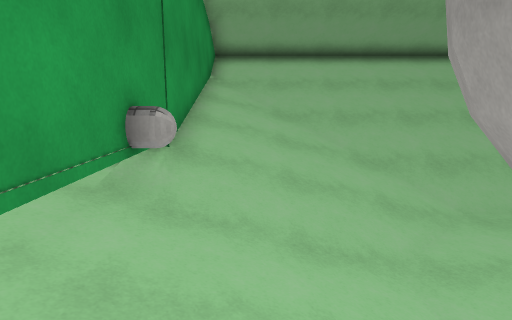
[1] (above)

12 first-person views from a walk through a scene from a Unity 3-D project. The camera is 1.5 m above the floor, tilts 10° down and sees 75° across. The floor is counted in squares, 1 m on a side. Each view is taken from the middle of a square. On the plan, view 1 faces up. The plan holds only what a view shows up to about 15 squares ahead; the rest is blank. The place goes on beyond the plan. The player character is not drawn. Some surface patterns are stand-ins.

[2]
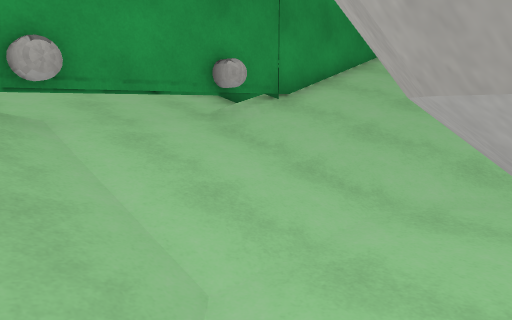

[3]
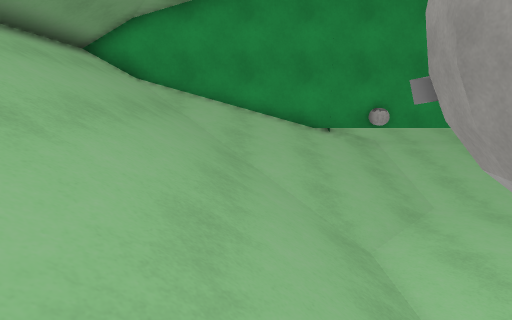

[4]
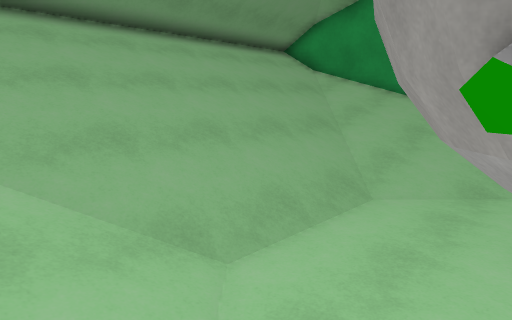

[5]
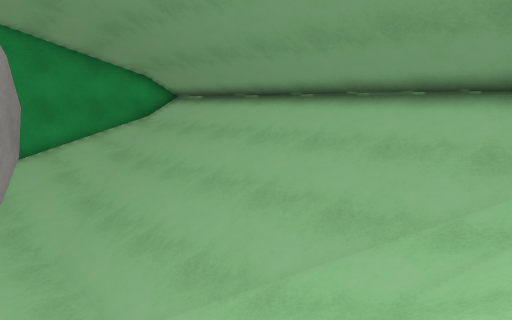

[6]
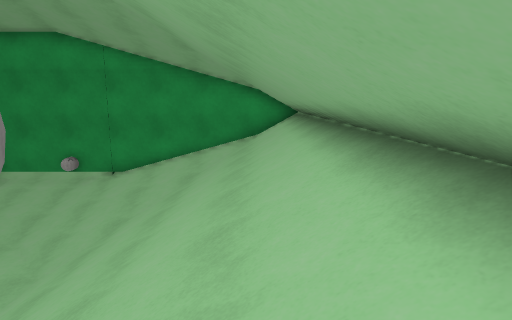

[7]
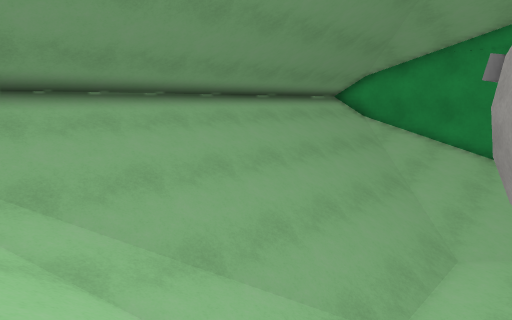

[8]
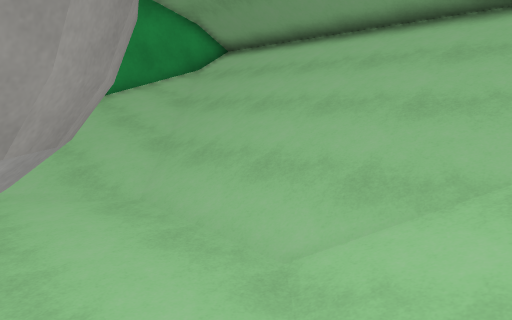

[9]
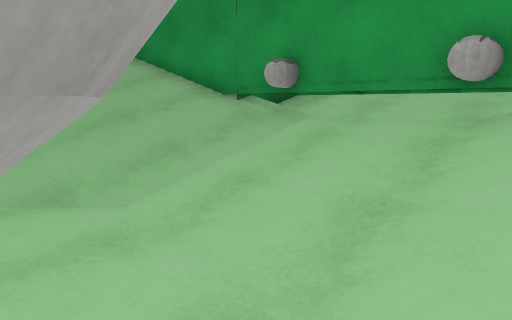

[10]
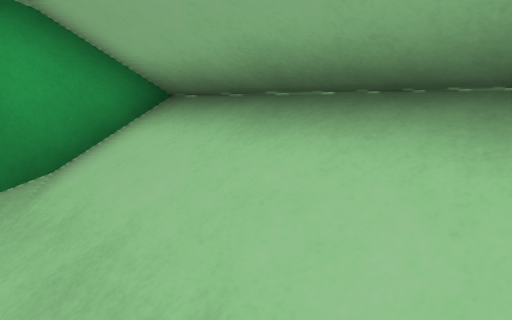

[11]
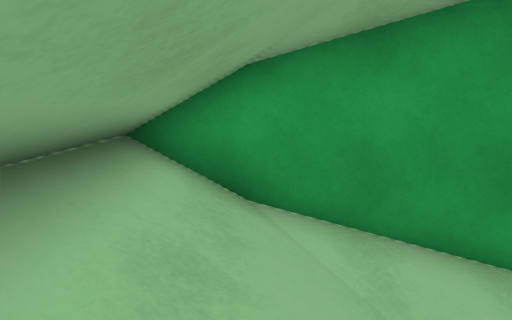

[12]
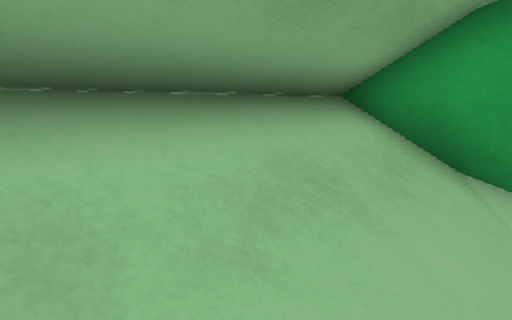

### Floor plan
Key: @ floor where view 1 was taken; # wall or solid block; . main floor; : floor 0.25 m higher than the main floor; + floor 0.5 m higher than the main floor; * floor 0.75 m higher than the main floor; / step, stairs or slope; ^ raised ledge; O other object.
Columns run from 4 left of view 1 to 14 right of it. Each row starts with its distance up from view 1.
 14   ################
 13   #///////////////
 12   #///////////////
 11   #///////////////
 10   #////////////////
  9   #////////////////
  8   #////////////////
  7 ###//////....///
  6   #/////....../
  5 ^^OO///.####.     /
  4 ^^#*+:.##  ##  /
  3 ^^ *+:.##  ##
  2 ^^#*+:.##  ##  /
  1 ^ OO///.####.     /
  0   #/@///....../
 -1   #//////....///
 -2   #////////////////
 -3   #////////////////
 -4   #////////////////
 -5   #///////////////
 -6   #///////////////
 -7   #///////////////
 -8   ################

Where each view was taken, in squares from view 1:
view 1: 0 up, 0 right, facing up
view 2: 0 up, 4 right, facing up-left
view 3: 3 down, 10 right, facing left
view 4: 2 up, 11 right, facing down-left
view 5: 5 up, 14 right, facing up-left
view 6: 13 up, 13 right, facing left
view 7: 1 up, 14 right, facing down-left
view 8: 4 up, 11 right, facing up-left
view 9: 6 up, 4 right, facing down-left
view 10: 12 up, 3 right, facing up-left
view 11: 7 down, 3 right, facing left
view 12: 6 down, 3 right, facing down-left
